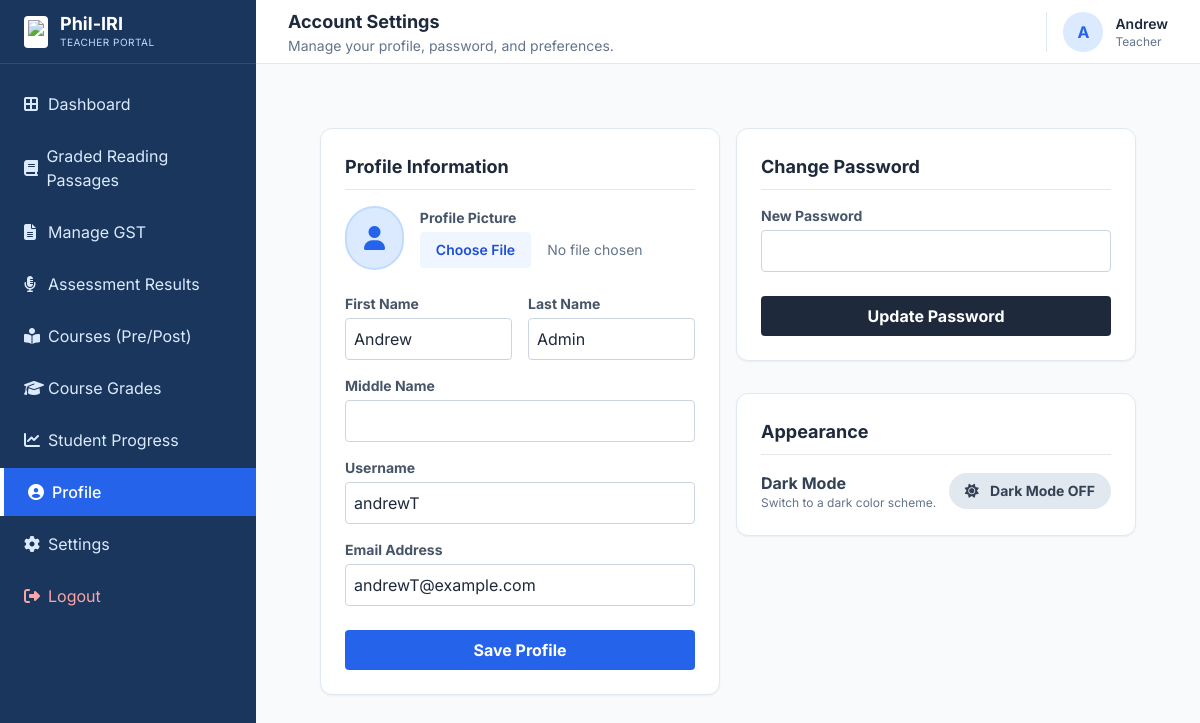
The app's page /teacher_profile.php (signed in) with its own data.
### tables this page shows
CREATE TABLE `users` (
  `id` int NOT NULL AUTO_INCREMENT,
  `fname` varchar(50) DEFAULT NULL,
  `mname` varchar(50) DEFAULT NULL,
  `lname` varchar(50) DEFAULT NULL,
  `age` int DEFAULT NULL,
  `grade` varchar(20) DEFAULT NULL,
  `section` varchar(50) DEFAULT NULL,
  `grade_level` varchar(20) DEFAULT NULL,
  `email` varchar(100) DEFAULT NULL,
  `username` varchar(50) DEFAULT NULL,
  `password` varchar(255) DEFAULT NULL,
  `role` enum('teacher','student') DEFAULT 'student',
  `created_at` timestamp NULL DEFAULT CURRENT_TIMESTAMP,
  `lrn` varchar(20) DEFAULT 'Not Assigned',
  `current_level` varchar(20) DEFAULT 'Pending',
  `test_status` varchar(20) DEFAULT 'Pending',
  PRIMARY KEY (`id`),
  UNIQUE KEY `email` (`email`),
  UNIQUE KEY `username` (`username`)
);

### teacher_profile.php (the view, shortened to what this page needs)
<?php
require_once 'config.php';
$user_id = $_SESSION['user_id'];
$stmt = $pdo->prepare("SELECT * FROM users WHERE id = ?");
$stmt->execute([$user_id]);
$user = $stmt->fetch();
?>
<!DOCTYPE html>
<html lang="en">
<head>
    <script src="https://cdn.tailwindcss.com"></script>
    <link rel="stylesheet" href="https://cdnjs.cloudflare.com/ajax/libs/font-awesome/6.4.0/css/all.min.css">
                <?php $is_dark = isset($_COOKIE['theme']) && $_COOKIE['theme'] === 'dark'; ?>
</head>
<body class="flex h-screen overflow-hidden text-slate-800">
    <?php include 'teacher_sidebar.php'; ?>
    <div class="flex-1 flex flex-col h-screen overflow-hidden">
        <header class="h-16 bg-white border-b border-slate-200 flex items-center justify-between px-4 md:px-8 shrink-0">
            <div class="flex items-center">
                <div>
                <h2 class="font-bold text-lg text-slate-800">Account Settings</h2>
                <p class="text-sm text-slate-500">Manage your profile, password, and preferences.</p>
            </div></div>
            <div class="flex items-center space-x-3 border-l pl-4 border-slate-200">
                <?php
                $avatarPath = 'uploads/profiles/user_' . $user_id . '.jpg';
                if (file_exists($avatarPath)):
                ?>
                    <img src="<?php echo $avatarPath; ?>?t=<?php echo time(); ?>" class="w-10 h-10 rounded-full object-cover border border-slate-200">
                <?php else: ?>
                    <div class="w-10 h-10 rounded-full bg-blue-100 flex items-center justify-center text-blue-600 font-bold">
                        <?php echo substr($_SESSION['fname'], 0, 1); ?>
                    </div>
                <?php endif; ?>
                <div class="leading-tight">
                    <p class="font-semibold text-sm"><?php echo htmlspecialchars($_SESSION['fname']); ?></p>
                    <p class="text-xs text-slate-500 capitalize">Teacher</p>
                </div>
            </div>
        </header>
        <main class="flex-1 overflow-y-auto p-4 md:p-8 bg-slate-50">
            <div class="max-w-4xl mx-auto">
                <div class="grid grid-cols-1 md:grid-cols-2 gap-4 md:p-8">
                    <div class="bg-white rounded-xl shadow-sm border border-slate-200 p-6">
                        <h3 class="font-bold text-slate-800 text-lg mb-4 border-b pb-2">Profile Information</h3>
                        <form method="POST" enctype="multipart/form-data">
                            <div class="mb-6 flex items-center space-x-4">
                                <?php
                                $avatarPath = 'uploads/profiles/user_' . $user_id . '.jpg';
                                if (file_exists($avatarPath)):
                                ?>
                                    <img src="<?php echo $avatarPath; ?>?t=<?php echo time(); ?>" class="w-16 h-16 rounded-full object-cover border-2 border-blue-500 shadow-sm">
                                <?php else: ?>
                                    <div class="w-16 h-16 rounded-full bg-blue-100 flex items-center justify-center text-blue-600 font-bold text-2xl border-2 border-blue-200">
                                        <i class="fas fa-user"></i>
                                    </div>
                                <?php endif; ?>
                                <div>
                                    <label class="block text-sm font-bold text-slate-600 mb-1">Profile Picture</label>
                                    <input type="file" name="profile_pic" accept="image/*" class="block w-full text-sm text-slate-500 file:mr-4 file:py-2 file:px-4 file:rounded file:border-0 file:text-sm file:font-semibold file:bg-blue-50 file:text-blue-700 hover:file:bg-blue-100 transition">
                                </div>
                            </div>
                            <div class="grid grid-cols-1 md:grid-cols-2 gap-4 mb-4">
                                <div>
                                    <label class="block text-sm font-bold text-slate-600 mb-1">First Name</label>
                                    <input type="text" name="fname" value="<?php echo htmlspecialchars($user['fname']); ?>" class="w-full border border-slate-300 rounded p-2" required>
                                </div>
                                <div>
                                    <label class="block text-sm font-bold text-slate-600 mb-1">Last Name</label>
                                    <input type="text" name="lname" value="<?php echo htmlspecialchars($user['lname']); ?>" class="w-full border border-slate-300 rounded p-2" required>
                                </div>
                            </div>
                            <div class="mb-4">
                                <label class="block text-sm font-bold text-slate-600 mb-1">Middle Name</label>
                                <input type="text" name="mname" value="<?php echo htmlspecialchars($user['mname']); ?>" class="w-full border border-slate-300 rounded p-2">
                            </div>
                            <div class="mb-4">
                                <label class="block text-sm font-bold text-slate-600 mb-1">Username</label>
                                <input type="text" name="username" value="<?php echo htmlspecialchars($user['username']); ?>" class="w-full border border-slate-300 rounded p-2" required>
                            </div>
                            <div class="mb-6">
                                <label class="block text-sm font-bold text-slate-600 mb-1">Email Address</label>
                                <input type="email" name="email" value="<?php echo htmlspecialchars($user['email'] ?? ''); ?>" class="w-full border border-slate-300 rounded p-2 placeholder-slate-400" placeholder="student@example.com">
                            </div>
                            <button type="submit" class="bg-blue-600 hover:bg-blue-700 text-white font-bold py-2 px-4 rounded w-full transition">Save Profile</button>
                        </form>
                    </div>
                    <div class="space-y-8">
                        <div class="bg-white rounded-xl shadow-sm border border-slate-200 p-6">
                            <h3 class="font-bold text-slate-800 text-lg mb-4 border-b pb-2">Change Password</h3>
                            <form method="POST">
                                <div class="mb-6">
                                    <label class="block text-sm font-bold text-slate-600 mb-1">New Password</label>
                                    <input type="password" name="new_password" class="w-full border border-slate-300 rounded p-2" required minlength="4">
                                </div>
                                <button type="submit" class="bg-slate-800 hover:bg-slate-900 text-white font-bold py-2 px-4 rounded w-full transition">Update Password</button>
                            </form>
                        </div>
                        <div class="bg-white rounded-xl shadow-sm border border-slate-200 p-6">
                            <h3 class="font-bold text-slate-800 text-lg mb-4 border-b pb-2">Appearance</h3>
                            <form method="POST" class="flex flex-col md:flex-row md:items-center justify-between">
                                <div>
                                    <p class="font-bold text-slate-700">Dark Mode</p>
                                    <p class="text-xs text-slate-500">Switch to a dark color scheme.</p>
                                </div>
                                    <?php if($is_dark): ?>
                                    <input type="hidden" name="theme" value="light">
                                    <button type="submit" class="bg-slate-700 text-white px-4 py-2 rounded-full font-bold text-sm hover:bg-slate-800 transition"><i class="fas fa-moon mr-2"></i> Dark Mode ON</button>
                                <?php else: ?>
                                    <button type="submit" class="bg-slate-200 text-slate-700 px-4 py-2 rounded-full font-bold text-sm hover:bg-slate-300 transition"><i class="fas fa-sun mr-2"></i> Dark Mode OFF</button>
                                <?php endif; ?>
                            </form>
                        </div>
                    </div>
                </div>
            </div>
        </main>
    </div>
</body>
</html>

### records on screen
users: fname "Andrew", lname "Admin", username "andrewT", email "andrewT@example.com"

### other values on screen
substr($_SESSION['fname'], 0, 1) "A"
$_SESSION['fname'] "Andrew"
